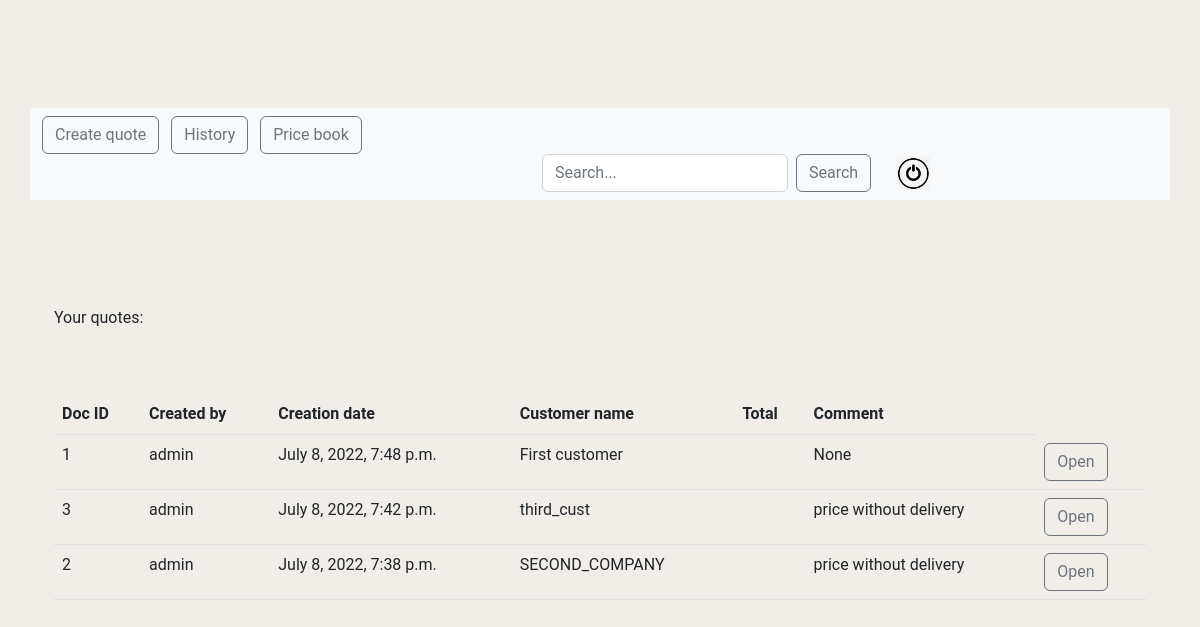
The page /history/ (signed in) on the database as committed earlier.
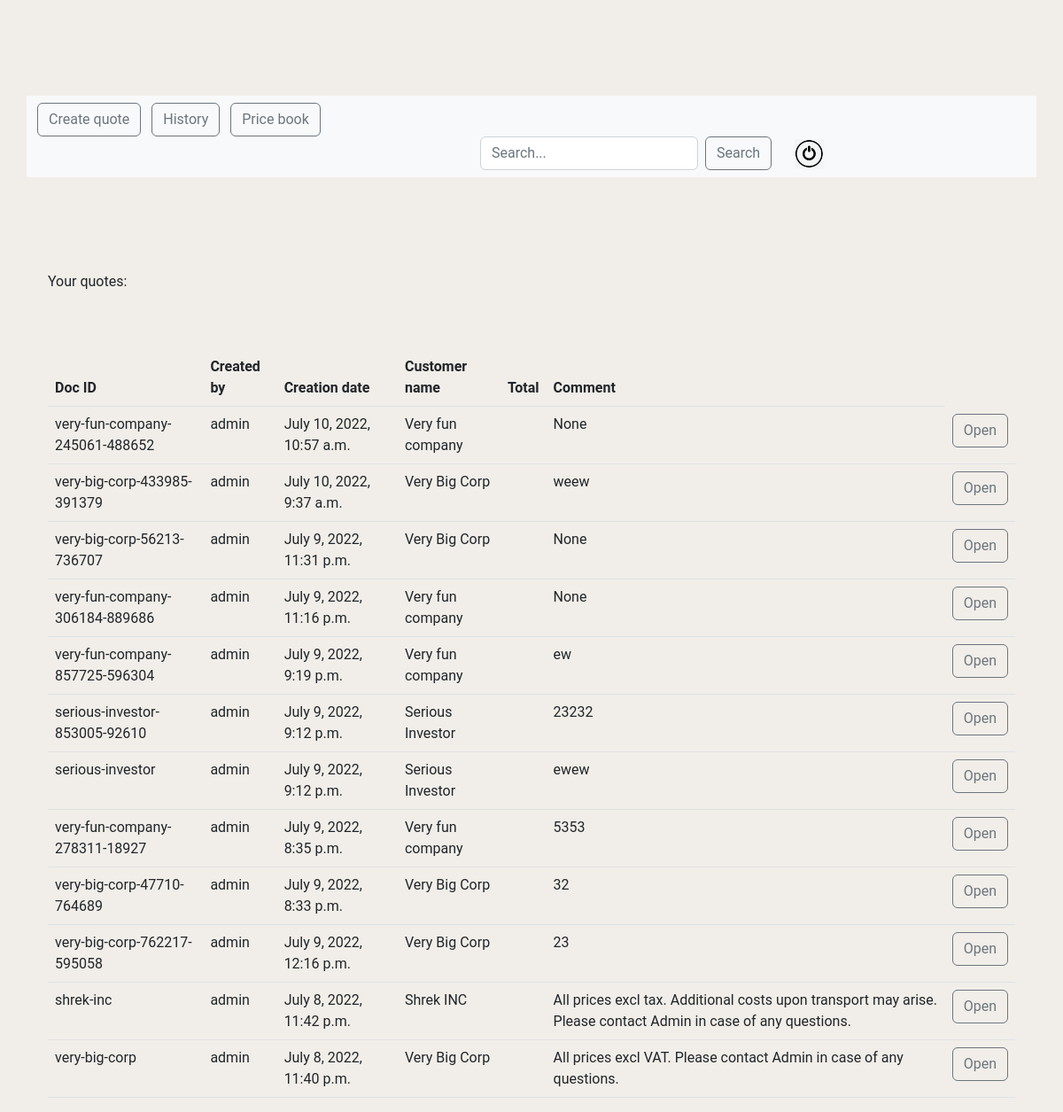
The same page on the database as committed later.
### calculator/models.py (models this page shows, shortened)
class Quote(models.Model):
	date_saved = models.DateTimeField(auto_now=True)
	customer = models.ForeignKey(Customer, on_delete=models.CASCADE)
	slug = models.SlugField(unique=True, blank=True, null=True)
	user = models.ForeignKey(settings.AUTH_USER_MODEL, on_delete=models.CASCADE, blank=True, null=True, auto_created=True)
	comment = models.CharField(max_length=300, null=True, blank=True)
	objects = QuoteManager()
	def get_absolute_url(self):
		return reverse("quote_detail", kwargs={"slug": self.slug})

class Customer(models.Model):
	customer_name = models.CharField(max_length=100)
	customer_info = models.CharField(max_length=100, null=True, blank=True)
	def __str__(self):
		return str(self.customer_name)

### calculator/views.py (the view)
# urls.py: path("history/", views.history_view, name="history"),
@login_required(login_url='/')
def history_view(request):
    quotes = Quote.objects.filter(user=request.user).order_by("-date_saved")
    context = {"quotes": quotes}
    return render(request, "calculator/history.html", context)

### calculator/models.py (called while the page is built)
	def get_queryset(self):
		return QuoteQuerySet(self.model, using=self._db)

### calculator/templates/calculator/history.html
{% extends "calculator/raw_page.html" %}
{% load static %}
{% block content %}
    <div class="container">
    <br><br>
    <p>Your quotes:</p>
    <br><br>
                    <div class="table-responsive">
          <table class="table">
                            <thead>
                                <tr>
                                  <th scope="col">Doc ID</th>
                                  <th scope="col">Created by</th>
                                  <th scope="col">Creation date</th>
                                  <th scope="col">Customer name</th>
                                  <th scope="col">Total</th>
                                  <th scope="col">Comment</th>
                                </tr>
                            </thead>
                {% for quote in quotes %}
                    <tr>
                        <td>{{ quote.slug }}</td>
                        <td>{{ quote.user }}</td>
                        <td>{{ quote.date_saved }}</td>
                        <td>{{ quote.customer }} </td>
                        <td>{{ quote.price }}</td>
                        <td>{{ quote.comment }}</td>
                        <td><a href="{{ quote.get_absolute_url }}"><button type="button" class="btn btn-outline-secondary">Open</button></a></td>
                    </tr>
              {% endfor %}
          </table>
			</div>
    </div>
{% endblock content %}

Rows that differ between the two databases and show on the page:
no longer on this page (row edited): Quote: slug "1", user "admin", date_saved "July 8, 2022, 7:48 p.m.", customer "First customer", comment "None"
no longer on this page (row edited): Quote: slug "3", user "admin", date_saved "July 8, 2022, 7:42 p.m.", customer "third_cust", comment "price without delivery"
added Quote: slug "very-fun-company-245061-488652", user "admin", date_saved "July 10, 2022, 10:57 a.m.", customer "Very fun company", comment "None"
added Quote: slug "very-big-corp-433985-391379", user "admin", date_saved "July 10, 2022, 9:37 a.m.", customer "Very Big Corp", comment "weew"
added Quote: slug "very-big-corp-56213-736707", user "admin", date_saved "July 9, 2022, 11:31 p.m.", customer "Very Big Corp", comment "None"
added Quote: slug "very-fun-company-306184-889686", user "admin", date_saved "July 9, 2022, 11:16 p.m.", customer "Very fun company", comment "None"
added Quote: slug "very-fun-company-857725-596304", user "admin", date_saved "July 9, 2022, 9:19 p.m.", customer "Very fun company", comment "ew"
added Quote: slug "serious-investor-853005-92610", user "admin", date_saved "July 9, 2022, 9:12 p.m.", customer "Serious Investor", comment "23232"
added Quote: slug "serious-investor", user "admin", date_saved "July 9, 2022, 9:12 p.m.", customer "Serious Investor", comment "ewew"
added Quote: slug "very-fun-company-278311-18927", user "admin", date_saved "July 9, 2022, 8:35 p.m.", customer "Very fun company", comment "5353"
added Quote: slug "very-big-corp-47710-764689", user "admin", date_saved "July 9, 2022, 8:33 p.m.", customer "Very Big Corp", comment "32"
added Quote: slug "very-big-corp-762217-595058", user "admin", date_saved "July 9, 2022, 12:16 p.m.", customer "Very Big Corp", comment "23"
now on this page (row edited): Quote: slug "shrek-inc", user "admin", date_saved "July 8, 2022, 11:42 p.m.", customer "Shrek INC", comment "All prices excl tax. Additional costs upon transport may arise. Please contact Admin in case of any questions."
changed Quote: slug "2" → "very-big-corp"; date_saved "July 8, 2022, 7:38 p.m." → "July 8, 2022, 11:40 p.m."; customer "SECOND_COMPANY" → "Very Big Corp"; comment "price without delivery" → "All prices excl VAT. Please contact Admin in case of any questions."
